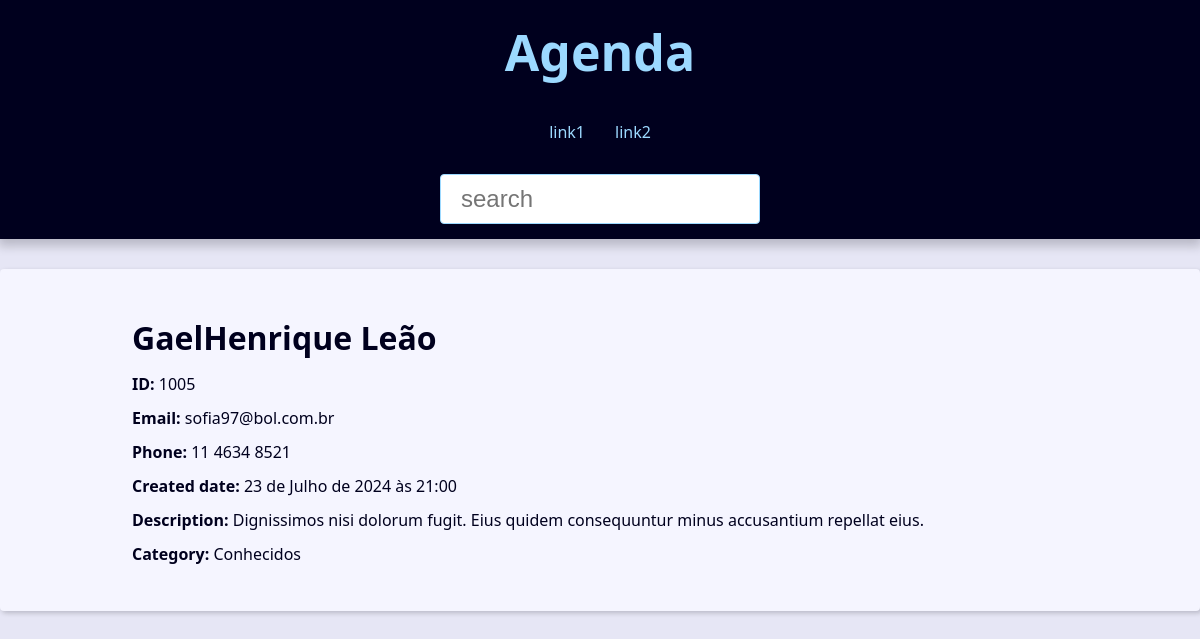
The page /contact/1005/ on the database its author committed.
### contact/models.py (models this page shows, shortened)
class Contact(models.Model):
    first_name = models.CharField(max_length=50)
    last_name = models.CharField(max_length=50, blank=True)
    phone = models.CharField(max_length=50)
    email = models.EmailField(max_length=254, blank=True)
    create_date = models.DateTimeField(default = timezone.now)
    description = models.TextField(blank=True)
    show = models.BooleanField(default=True)
    pictures = models.ImageField(blank= True, upload_to='pictures/%Y/%m/')
    category = models.ForeignKey(
        Category,
        on_delete=models.SET_NULL,
        blank=True, null= True
    )
    owner = models.ForeignKey(
        User,
        on_delete=models.SET_NULL,
        blank=True, null= True
    )
    variaveis = 34

class Category(models.Model):
    class Meta:
        verbose_name ='Category'
        verbose_name_plural ='Categories'
    name = models.CharField(max_length = 50)

### contact/views/contact_views.py (the view)
# urls.py: path('contact/<int:contact_id>/', views.contact, name = "contact"),
def contact(request, contact_id):
    single_contact = get_object_or_404(
        Contact,
        pk=contact_id,
        show= True)
    contact_name = f'{single_contact.first_name} {single_contact.last_name}'
    context = {
        'contact': single_contact,
        'site_title': f'{contact_name} - ',
    }
    return render(
        request,
        "contact/contact.html",
        context
    )

### contact/templates/contact/contact.html
{% extends "global/base.html" %}
{% block content %}
    <div class="single-contact">
        <h1 class ="single-contact-name">
            {{contact.first_name}}{{contact.last_name}}
        </h1>
        <p><b> ID:</b> {{contact.id}}</p>
        <p><b> Email:</b> {{contact.email}}</p>
        <p><b> Phone:</b> {{contact.phone}}</p>
        <p><b> Created date:</b> {{contact.create_date}}</p>
        <p><b> Description:</b> {{contact.description}}</p>
        <p><b> Category:</b> {{contact.category.name}}</p>
    </div>
{% endblock content %}

### base_static/global/css/style.css (style rules this page uses)
:root { --spacing: 1.5rem; --link-dark-color: rgb(0, 83, 134); --link-light-color: rgb(156, 217, 255); --clr-white: rgb(245, 245, 255); --clr-black: rgb(0, 0, 30); --clr-light-gray: rgb(230, 230, 245); --clr-dark-shadow-5: rgba(0, 0, 10, 5%); --clr-dark-shadow-10: rgba(0, 0, 10, 10%); --clr-dark-shadow-20: rgba(0, 0, 10, 20%); --clr-light-shadow-5: rgba(200, 200, 255, 5%); --clr-light-shadow-10: rgba(200, 200, 255, 10%); --clr-light-shadow-20: rgba(200, 200, 255, 20%); --main-page-width: 120rem; --table-min-width: 60rem; --biggest-font-size: 5rem; --bigger-font-size: 4rem; --big-font-size: 3.2rem; --medium-font-size: 2.4rem; --small-font-size: 1.6rem; --smaller-font-size: 1.4rem; --smallest-font-size: 1.2rem; --transition-fast: 300ms; --transition-medium: 600ms; --transition-slow: 1s; --default-border-radius: 4px; }
*, *::before, *::after { margin: 0; padding: 0; box-sizing: border-box; }
html { font-size: 62.5%; }
body { font-family: system-ui, -apple-system, BlinkMacSystemFont, 'Segoe UI', Roboto, Oxygen, Ubuntu, Cantarell, 'Open Sans', 'Helvetica Neue', sans-serif; line-height: 1.5; font-size: var(--small-font-size); color: var(--clr-black); -webkit-font-smoothing: antialiased; background: var(--clr-light-gray); }
@media (min-width: 600px) { .single-contact { max-width: 80%; margin: calc(var(--spacing) * 2) auto; } }
.single-contact h1 { margin: 1rem 0; }
.single-contact p { margin: 1rem 0; }

### rows shown on the page
Contact: first_name "Gael", last_name "Henrique Leão", id "1005", email "sofia97@bol.com.br", phone "11 4634 8521", create_date "23 de Julho de 2024 às 21:00", description "Dignissimos nisi dolorum fugit. Eius quidem consequuntur minus accusantium repellat eius.", category.name "Conhecidos"
